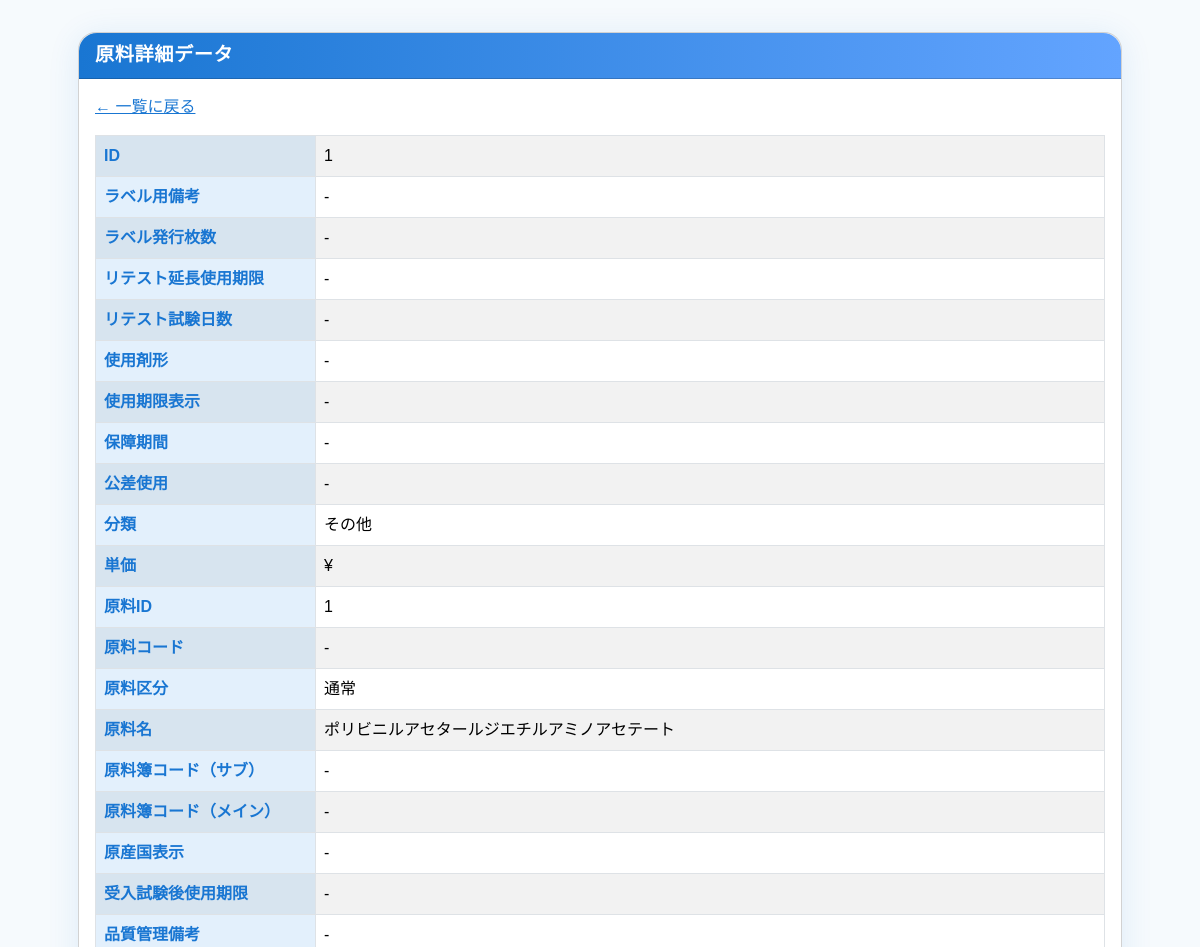
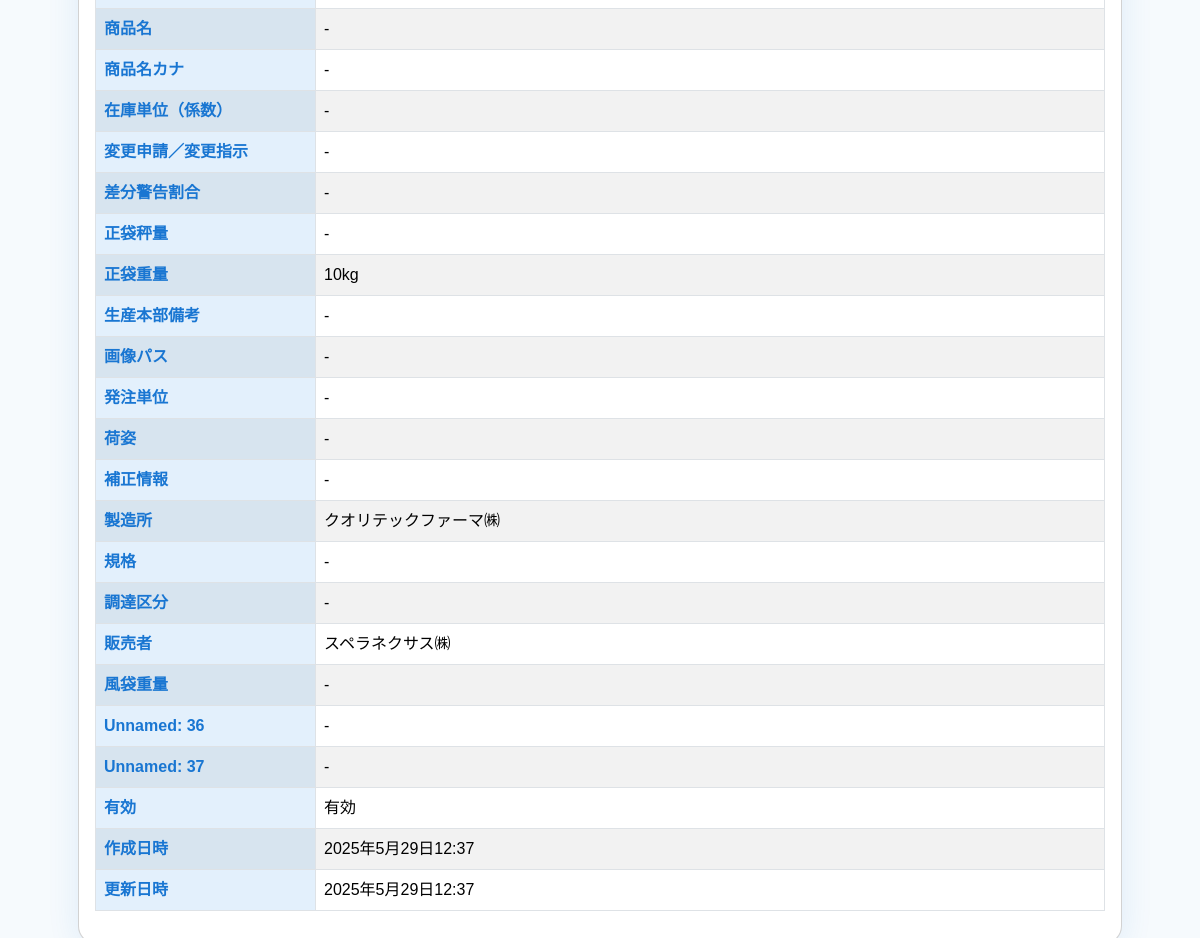
Page /detail/1/ on the committed database (2 pictures, top to bottom).
### materials/models.py (models this page shows, shortened)
class Material(models.Model):
    label_note = models.CharField('ラベル用備考', max_length=255)
    label_issue_count = models.CharField('ラベル発行枚数', max_length=100)
    retest_extension_expiry = models.CharField('リテスト延長使用期限', max_length=100)
    retest_days = models.CharField('リテスト試験日数', max_length=100)
    usage_form = models.CharField('使用剤形', max_length=100)
    expiry_display = models.CharField('使用期限表示', max_length=100)
    guarantee_period = models.CharField('保障期間', max_length=100)
    tolerance_usage = models.CharField('公差使用', max_length=100)
    category = models.CharField('分類', max_length=100)
    unit_price = models.CharField('単価', max_length=100)
    material_id = models.CharField('原料ID', max_length=100, unique=True)
    material_code = models.CharField('原料コード', max_length=100)
    material_category = models.CharField('原料区分', max_length=100)
    material_name = models.CharField('原料名', max_length=100)
    material_sub_code = models.CharField('原料簿コード（サブ）', max_length=100)
    material_main_code = models.CharField('原料簿コード（メイン）', max_length=100)
    origin_country = models.CharField('原産国表示', max_length=100)
    post_test_expiry = models.CharField('受入試験後使用期限', max_length=100)
    qc_note = models.CharField('品質管理備考', max_length=255)
    product_name = models.CharField('商品名', max_length=100)
    product_kana = models.CharField('商品名カナ', max_length=100)
    stock_unit_coefficient = models.CharField('在庫単位（係数）', max_length=100)
    change_request = models.CharField('変更申請／変更指示', max_length=100)
    diff_warn_rate = models.CharField('差分警告割合', max_length=100)
    main_bag_weighing = models.CharField('正袋秤量', max_length=100)
    main_bag_weight = models.CharField('正袋重量', max_length=100)
    hq_note = models.CharField('生産本部備考', max_length=255)
    image_path = models.CharField('画像パス', max_length=255)
    order_unit = models.CharField('発注単位', max_length=100)
    packaging = models.CharField('荷姿', max_length=100)
    correction_info = models.CharField('補正情報', max_length=100)
    manufacturer = models.CharField('製造所', max_length=100)
    standard = models.CharField('規格', max_length=100)
    procurement_type = models.CharField('調達区分', max_length=100)
    supplier = models.CharField('販売者', max_length=100)
    tare_weight = models.CharField('風袋重量', max_length=100)
    unnamed_36 = models.CharField('Unnamed: 36', max_length=100)
    unnamed_37 = models.CharField('Unnamed: 37', max_length=100)
    is_active = models.BooleanField('有効', default=True)
    created_at = models.DateTimeField('作成日時', auto_now_add=True)
    updated_at = models.DateTimeField('更新日時', auto_now=True)

### materials/views.py (the view)
# urls.py: path('detail/<int:pk>/', views.material_detail, name='material_detail'),
def material_detail(request, pk):
    material = get_object_or_404(Material, pk=pk)
    field_data = []
    for field in Material._meta.fields:
        field_data.append({
            "name": field.name,
            "verbose_name": field.verbose_name,
            "value": getattr(material, field.name)
        })
    return render(request, 'materials/material_detail.html', {
        'material': material,
        'field_data': field_data
    })

### templates/materials/material_detail.html (shortened to what this page needs)
{% extends "base.html" %}
{% load static %}
{% block extra_head %}
<link rel="stylesheet" href="https://cdn.jsdelivr.net/npm/bootstrap@5.3.3/dist/css/bootstrap.min.css">
{% endblock %}
{% block content %}
<div class="container px-2 px-md-5">
  <div class="card">
    <div class="card-header">
      原料詳細データ
    </div>
    <div class="card-body">
      <a href="{% url 'materials:material_list' %}" class="back-link mb-2 d-inline-block">&larr; 一覧に戻る</a>
      <table class="table table-bordered table-striped mt-2">
        <tbody>
        {% for field in field_data %}
          <tr>
            <th>{{ field.verbose_name }}</th>
            <td>
              {% if field.value is None or field.value == "" %}
                -
              {% elif field.name == "unit_price" %}
                ¥{{ field.value|stringformat:"d" }}
              {% elif field.name == "is_active" %}
                {% if field.value %}有効{% else %}無効{% endif %}
              {% else %}
                {{ field.value }}
              {% endif %}
            </td>
          </tr>
        {% endfor %}
        </tbody>
      </table>
    </div>
  </div>
</div>
{% endblock %}

### templates/base.html (shortened to what this page needs)
<!DOCTYPE html>
<html lang="ja">
<head>
  {% block extra_head %}{% endblock %}
</head>
<body>
  {% block content %}{% endblock %}
</body>
</html>

### templates/materials/material_detail.html (style rules this page uses)
body, html { font-family: 'Noto Sans JP', 'メイリオ', sans-serif; background: #f6fafd; }
.card { border-radius: 18px; box-shadow: 0 4px 32px 0 rgba(25,118,210,0.11); margin-top: 32px; }
.card-header { background: linear-gradient(90deg, #1976d2, #63a4ff); color: #fff; font-size: 1.2rem; font-weight: bold; letter-spacing: 0.03em; border-top-left-radius: 18px !important; border-top-right-radius: 18px !important; }
.back-link { color: #1976d2; text-decoration: underline; font-weight: 500; }
.table th { background: #e3f0fc; width: 220px; color: #1976d2; font-weight: 600; }
.table td { background: #fff; }

### rows in the picture
Material: value "その他" "通常" "ポリビニルアセタールジエチルアミノアセテート" "10kg" "クオリテックファーマ㈱" "スペラネクサス㈱" "2025年5月29日12:37" "2025年5月29日12:37"

### other values in the picture
{{ field.verbose_name }} "ID" "ラベル用備考" "ラベル発行枚数" "リテスト延長使用期限" "リテスト試験日数" "使用剤形" "使用期限表示" "保障期間" "公差使用" "分類" "単価" "原料ID" "原料コード" "原料区分" "原料名" "原料簿コード（サブ）" "原料簿コード（メイン）" "原産国表示" "受入試験後使用期限" "品質管理備考" "商品名" "商品名カナ" "在庫単位（係数）" "変更申請／変更指示" "差分警告割合" "正袋秤量" "正袋重量" "生産本部備考" "画像パス" "発注単位" "荷姿" "補正情報" "製造所" "規格" "調達区分" "販売者" "風袋重量" "Unnamed: 36" "Unnamed: 37" "有効" "作成日時" "更新日時"
{{ field.value }} "1" "1"
